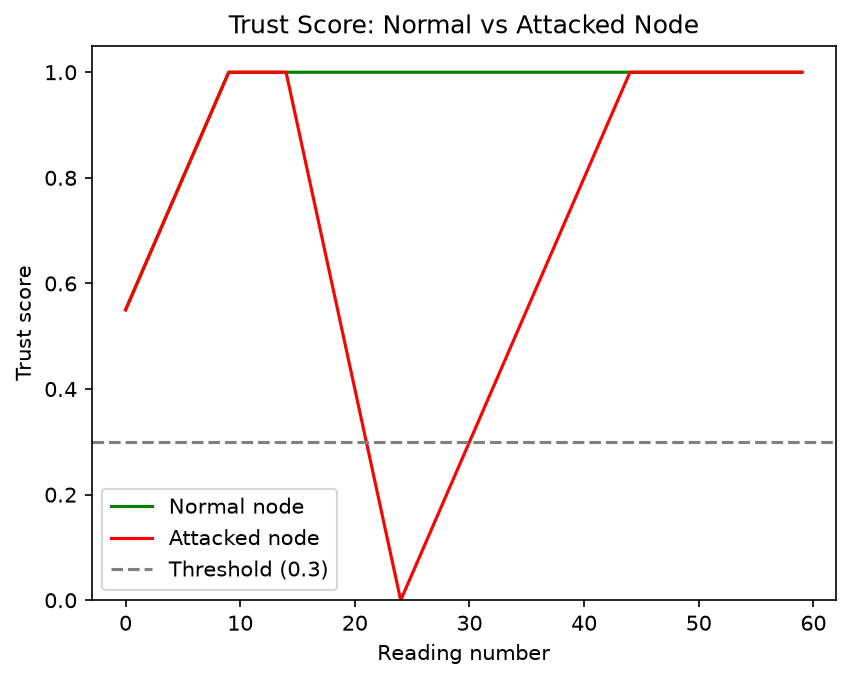

The Python source for this figure:
ALPHA = 0.05      # reward for a genuine reading (paper)
BETA = 0.10       # penalty for a fake reading (paper)
THETA = 0.3       # trust threshold (paper)
START = 0.5       # starting trust score

_trust = {}

def update_trust(node_id, prediction, confidence=1.0):
    """Update and return the node's trust score (0 to 1).
    Like the paper, the score ignores the confidence value."""
    t = _trust.get(node_id, START)
    t = t + ALPHA if prediction == 0 else t - BETA
    t = round(min(1.0, max(0.0, t)), 4)
    _trust[node_id] = t
    return t

def is_trusted(node_id):
    """False when the node's score is below the threshold."""
    return _trust.get(node_id, START) >= THETA

def reset():
    _trust.clear()

if __name__ == "__main__":
    import matplotlib.pyplot as plt

    normal, bad = [], []
    for i in range(60):
        normal.append(update_trust("NORMAL", 0))
        # bad node: genuine for 15, attacked for 10, genuine again
        attacked = 15 <= i < 25
        bad.append(update_trust("BAD", 1 if attacked else 0))
        if i in (14, 17, 24, 59):
            print("reading", i + 1, "| normal:", normal[-1],
                  "| bad:", bad[-1], "| bad trusted:", is_trusted("BAD"))

    plt.plot(normal, label="Normal node", color="green")
    plt.plot(bad, label="Attacked node", color="red")
    plt.axhline(THETA, linestyle="--", color="gray", label="Threshold (0.3)")
    plt.xlabel("Reading number")
    plt.ylabel("Trust score")
    plt.ylim(0, 1.05)
    plt.title("Trust Score: Normal vs Attacked Node")
    plt.legend()
    plt.savefig("trust_score.png", dpi=150, bbox_inches="tight")
    print("Saved trust_score.png")
    
